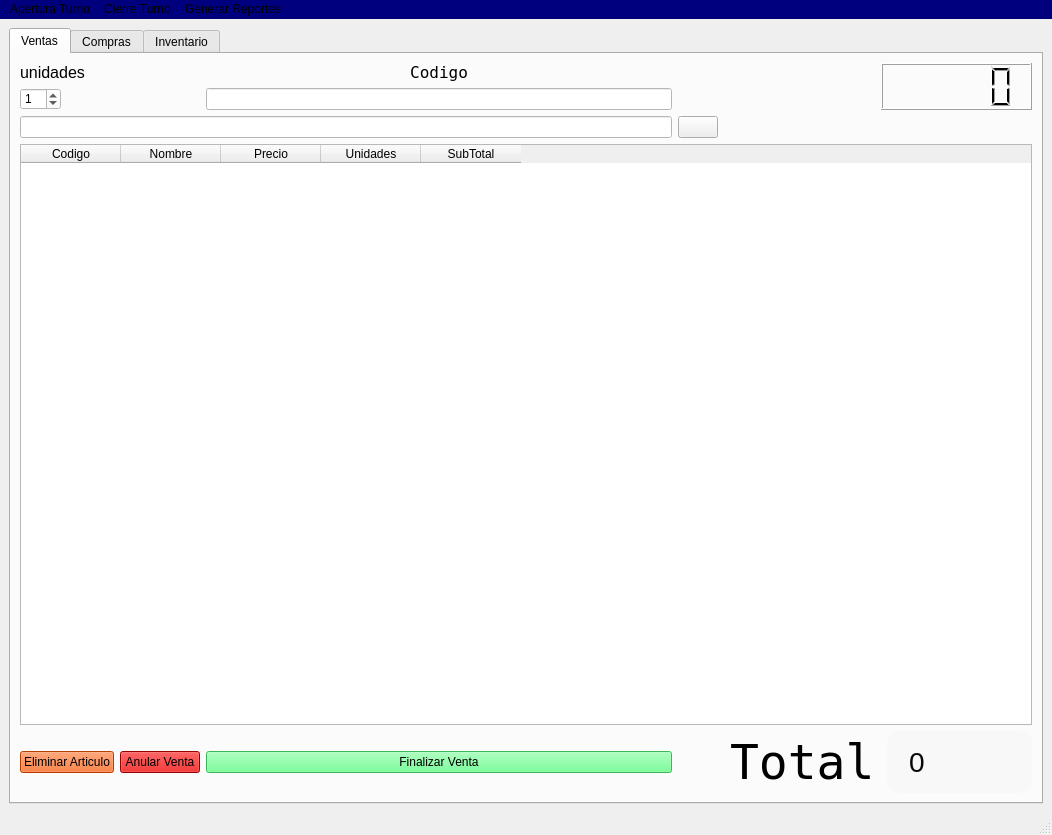
<?xml version="1.0" encoding="UTF-8"?>
<ui version="4.0">
 <class>MainWindow</class>
 <widget class="QMainWindow" name="MainWindow">
  <property name="geometry">
   <rect>
    <x>0</x>
    <y>0</y>
    <width>1052</width>
    <height>835</height>
   </rect>
  </property>
  <property name="windowTitle">
   <string>MainWindow</string>
  </property>
  <property name="styleSheet">
   <string notr="true"/>
  </property>
  <widget class="QWidget" name="centralwidget">
   <layout class="QGridLayout" name="gridLayout">
    <item row="0" column="0">
     <widget class="QTabWidget" name="principal">
      <property name="styleSheet">
       <string notr="true"/>
      </property>
      <property name="currentIndex">
       <number>0</number>
      </property>
      <property name="tabsClosable">
       <bool>false</bool>
      </property>
      <widget class="QWidget" name="ventas">
       <attribute name="title">
        <string>Ventas</string>
       </attribute>
       <layout class="QGridLayout" name="gridLayout_3" rowstretch="0,0,0,0,0,0,0,0" columnstretch="0,0,16,0,0,0,0,0">
        <item row="3" column="0" colspan="8">
         <widget class="QTableWidget" name="tableWidget">
          <property name="sizePolicy">
           <sizepolicy hsizetype="Preferred" vsizetype="Expanding">
            <horstretch>0</horstretch>
            <verstretch>0</verstretch>
           </sizepolicy>
          </property>
          <property name="styleSheet">
           <string notr="true"/>
          </property>
          <column>
           <property name="text">
            <string>Codigo</string>
           </property>
          </column>
          <column>
           <property name="text">
            <string>Nombre</string>
           </property>
          </column>
          <column>
           <property name="text">
            <string>Precio</string>
           </property>
          </column>
          <column>
           <property name="text">
            <string>Unidades</string>
           </property>
          </column>
          <column>
           <property name="text">
            <string>SubTotal</string>
           </property>
          </column>
         </widget>
        </item>
        <item row="1" column="0">
         <widget class="QSpinBox" name="spinBox">
          <property name="sizePolicy">
           <sizepolicy hsizetype="Fixed" vsizetype="Fixed">
            <horstretch>0</horstretch>
            <verstretch>0</verstretch>
           </sizepolicy>
          </property>
          <property name="styleSheet">
           <string notr="true">background-color: rgb(255, 255, 255);
color:black;</string>
          </property>
          <property name="value">
           <number>1</number>
          </property>
         </widget>
        </item>
        <item row="0" column="2">
         <widget class="QLabel" name="label_2">
          <property name="sizePolicy">
           <sizepolicy hsizetype="Preferred" vsizetype="Preferred">
            <horstretch>0</horstretch>
            <verstretch>0</verstretch>
           </sizepolicy>
          </property>
          <property name="font">
           <font>
            <family>Terminal</family>
            <pointsize>12</pointsize>
           </font>
          </property>
          <property name="autoFillBackground">
           <bool>false</bool>
          </property>
          <property name="styleSheet">
           <string notr="true"/>
          </property>
          <property name="text">
           <string>Codigo</string>
          </property>
          <property name="alignment">
           <set>Qt::AlignHCenter|Qt::AlignTop</set>
          </property>
         </widget>
        </item>
        <item row="1" column="2">
         <widget class="QLineEdit" name="codigo_barras">
          <property name="sizePolicy">
           <sizepolicy hsizetype="MinimumExpanding" vsizetype="Fixed">
            <horstretch>25</horstretch>
            <verstretch>0</verstretch>
           </sizepolicy>
          </property>
          <property name="styleSheet">
           <string notr="true">background-color: rgb(255, 255, 255);</string>
          </property>
         </widget>
        </item>
        <item row="7" column="1">
         <widget class="QPushButton" name="botonAnular">
          <property name="styleSheet">
           <string notr="true">background-color:rgb(211, 0, 0)</string>
          </property>
          <property name="text">
           <string>Anular Venta</string>
          </property>
         </widget>
        </item>
        <item row="7" column="2">
         <widget class="QPushButton" name="botonFinalizarVenta">
          <property name="styleSheet">
           <string notr="true">background-color: rgb(85, 255, 127)</string>
          </property>
          <property name="text">
           <string>Finalizar Venta</string>
          </property>
         </widget>
        </item>
        <item row="0" column="0">
         <widget class="QLabel" name="label">
          <property name="font">
           <font>
            <pointsize>12</pointsize>
           </font>
          </property>
          <property name="styleSheet">
           <string notr="true"/>
          </property>
          <property name="text">
           <string>unidades</string>
          </property>
         </widget>
        </item>
        <item row="0" column="6" rowspan="2" colspan="2">
         <widget class="QLCDNumber" name="lcdNumber">
          <property name="sizePolicy">
           <sizepolicy hsizetype="MinimumExpanding" vsizetype="MinimumExpanding">
            <horstretch>0</horstretch>
            <verstretch>0</verstretch>
           </sizepolicy>
          </property>
          <property name="styleSheet">
           <string notr="true"/>
          </property>
         </widget>
        </item>
        <item row="2" column="0" colspan="3">
         <widget class="QLineEdit" name="nombre_producto">
          <property name="styleSheet">
           <string notr="true">background-color: rgb(255, 255, 255);</string>
          </property>
         </widget>
        </item>
        <item row="2" column="3">
         <widget class="QPushButton" name="lupa">
          <property name="sizePolicy">
           <sizepolicy hsizetype="Fixed" vsizetype="Fixed">
            <horstretch>0</horstretch>
            <verstretch>0</verstretch>
           </sizepolicy>
          </property>
          <property name="baseSize">
           <size>
            <width>15</width>
            <height>15</height>
           </size>
          </property>
          <property name="text">
           <string/>
          </property>
         </widget>
        </item>
        <item row="7" column="0">
         <widget class="QPushButton" name="botonEliminarArticulo">
          <property name="styleSheet">
           <string notr="true">background-color:rgb(255, 85, 0)</string>
          </property>
          <property name="text">
           <string>Eliminar Articulo</string>
          </property>
         </widget>
        </item>
        <item row="7" column="5">
         <widget class="QLabel" name="label_3">
          <property name="font">
           <font>
            <family>Terminal</family>
            <pointsize>36</pointsize>
           </font>
          </property>
          <property name="styleSheet">
           <string notr="true"/>
          </property>
          <property name="text">
           <string>Total</string>
          </property>
         </widget>
        </item>
        <item row="7" column="7">
         <widget class="QLabel" name="total">
          <property name="sizePolicy">
           <sizepolicy hsizetype="Expanding" vsizetype="Maximum">
            <horstretch>5</horstretch>
            <verstretch>1</verstretch>
           </sizepolicy>
          </property>
          <property name="sizeIncrement">
           <size>
            <width>50</width>
            <height>15</height>
           </size>
          </property>
          <property name="baseSize">
           <size>
            <width>70</width>
            <height>15</height>
           </size>
          </property>
          <property name="font">
           <font>
            <pointsize>-1</pointsize>
           </font>
          </property>
          <property name="styleSheet">
           <string notr="true">background-color:rgb(248, 248, 248);
color:rgb(8, 8, 8);
 font-size: 28px;
padding:15px;
border-radius: 12px;</string>
          </property>
          <property name="text">
           <string>0</string>
          </property>
         </widget>
        </item>
       </layout>
      </widget>
      <widget class="QWidget" name="compras">
       <attribute name="title">
        <string>Compras</string>
       </attribute>
       <layout class="QGridLayout" name="gridLayout_4">
        <item row="0" column="0">
         <widget class="QGroupBox" name="groupBox">
          <property name="styleSheet">
           <string notr="true"/>
          </property>
          <property name="title">
           <string/>
          </property>
          <layout class="QGridLayout" name="gridLayout_2">
           <item row="8" column="0">
            <widget class="QLabel" name="label_13">
             <property name="styleSheet">
              <string notr="true"/>
             </property>
             <property name="text">
              <string>Año:</string>
             </property>
            </widget>
           </item>
           <item row="7" column="2">
            <widget class="QLineEdit" name="ingreso_paginas">
             <property name="styleSheet">
              <string notr="true"/>
             </property>
            </widget>
           </item>
           <item row="9" column="0">
            <widget class="QLabel" name="label_12">
             <property name="styleSheet">
              <string notr="true"/>
             </property>
             <property name="text">
              <string>autor:</string>
             </property>
            </widget>
           </item>
           <item row="1" column="0">
            <widget class="QRadioButton" name="rb_entradaLibro">
             <property name="styleSheet">
              <string notr="true"/>
             </property>
             <property name="text">
              <string>Entrada Libro</string>
             </property>
            </widget>
           </item>
           <item row="6" column="0">
            <widget class="QLabel" name="label_8">
             <property name="styleSheet">
              <string notr="true"/>
             </property>
             <property name="text">
              <string>Genero:</string>
             </property>
            </widget>
           </item>
           <item row="4" column="2">
            <widget class="QLineEdit" name="ingreso_precio">
             <property name="styleSheet">
              <string notr="true"/>
             </property>
            </widget>
           </item>
           <item row="0" column="2" colspan="2">
            <widget class="QRadioButton" name="rb_CrearProducto">
             <property name="styleSheet">
              <string notr="true"/>
             </property>
             <property name="text">
              <string>Crear Producto</string>
             </property>
            </widget>
           </item>
           <item row="9" column="2">
            <widget class="QLineEdit" name="ingreso_autor">
             <property name="styleSheet">
              <string notr="true"/>
             </property>
            </widget>
           </item>
           <item row="5" column="2">
            <widget class="QLineEdit" name="ingreso_cantidad">
             <property name="enabled">
              <bool>true</bool>
             </property>
             <property name="styleSheet">
              <string notr="true"/>
             </property>
            </widget>
           </item>
           <item row="5" column="0" colspan="2">
            <widget class="QLabel" name="label_7">
             <property name="enabled">
              <bool>true</bool>
             </property>
             <property name="styleSheet">
              <string notr="true"/>
             </property>
             <property name="text">
              <string>Cantidad de unidades:</string>
             </property>
            </widget>
           </item>
           <item row="8" column="2">
            <widget class="QLineEdit" name="ingreso_anio">
             <property name="styleSheet">
              <string notr="true"/>
             </property>
            </widget>
           </item>
           <item row="1" column="2">
            <widget class="QRadioButton" name="rb_entradaProducto">
             <property name="styleSheet">
              <string notr="true"/>
             </property>
             <property name="text">
              <string>Entrada Producto</string>
             </property>
            </widget>
           </item>
           <item row="6" column="2">
            <widget class="QLineEdit" name="ingreso_genero">
             <property name="styleSheet">
              <string notr="true"/>
             </property>
            </widget>
           </item>
           <item row="2" column="2">
            <widget class="QLineEdit" name="ingreso_codigo">
             <property name="styleSheet">
              <string notr="true"/>
             </property>
            </widget>
           </item>
           <item row="3" column="0">
            <widget class="QLabel" name="label_5">
             <property name="maximumSize">
              <size>
               <width>16777215</width>
               <height>16777215</height>
              </size>
             </property>
             <property name="styleSheet">
              <string notr="true"/>
             </property>
             <property name="text">
              <string>Nombre:</string>
             </property>
            </widget>
           </item>
           <item row="4" column="0">
            <widget class="QLabel" name="label_6">
             <property name="styleSheet">
              <string notr="true"/>
             </property>
             <property name="text">
              <string>Precio:</string>
             </property>
            </widget>
           </item>
           <item row="7" column="0">
            <widget class="QLabel" name="label_11">
             <property name="styleSheet">
              <string notr="true"/>
             </property>
             <property name="text">
              <string>paginas:</string>
             </property>
            </widget>
           </item>
           <item row="0" column="0" colspan="2">
            <widget class="QRadioButton" name="rb_crearLibro">
             <property name="styleSheet">
              <string notr="true"/>
             </property>
             <property name="text">
              <string>Crear Libro</string>
             </property>
            </widget>
           </item>
           <item row="3" column="2">
            <widget class="QLineEdit" name="ingreso_nombre">
             <property name="styleSheet">
              <string notr="true"/>
             </property>
            </widget>
           </item>
           <item row="2" column="0">
            <widget class="QLabel" name="label_4">
             <property name="styleSheet">
              <string notr="true"/>
             </property>
             <property name="text">
              <string>Codigo:</string>
             </property>
            </widget>
           </item>
           <item row="10" column="2">
            <widget class="QPushButton" name="botonGuardarCompras">
             <property name="styleSheet">
              <string notr="true">background-color:rgb(0, 170, 0);
color:snow;</string>
             </property>
             <property name="text">
              <string>Guardar</string>
             </property>
            </widget>
           </item>
          </layout>
         </widget>
        </item>
       </layout>
      </widget>
      <widget class="QWidget" name="container">
       <attribute name="title">
        <string>Inventario</string>
       </attribute>
       <layout class="QGridLayout" name="gridLayout_5">
        <item row="1" column="0" colspan="3">
         <widget class="QTableWidget" name="tablaLibros">
          <property name="styleSheet">
           <string notr="true"/>
          </property>
          <column>
           <property name="text">
            <string>Codigo</string>
           </property>
          </column>
          <column>
           <property name="text">
            <string>Nombre</string>
           </property>
          </column>
          <column>
           <property name="text">
            <string>Precio</string>
           </property>
          </column>
          <column>
           <property name="text">
            <string>Cantidad</string>
           </property>
          </column>
          <column>
           <property name="text">
            <string>Autor</string>
           </property>
          </column>
          <column>
           <property name="text">
            <string>Genero</string>
           </property>
          </column>
          <column>
           <property name="text">
            <string>Anio</string>
           </property>
          </column>
          <column>
           <property name="text">
            <string>Num. paginas</string>
           </property>
          </column>
         </widget>
        </item>
        <item row="5" column="0">
         <widget class="QPushButton" name="InventarioPBorrar">
          <property name="styleSheet">
           <string notr="true"/>
          </property>
          <property name="text">
           <string>Borrar</string>
          </property>
         </widget>
        </item>
        <item row="2" column="0">
         <widget class="QPushButton" name="InventarioLBorrar">
          <property name="styleSheet">
           <string notr="true"/>
          </property>
          <property name="text">
           <string>Borrar</string>
          </property>
         </widget>
        </item>
        <item row="0" column="0">
         <widget class="QLabel" name="label_9">
          <property name="text">
           <string>Libros</string>
          </property>
         </widget>
        </item>
        <item row="4" column="0" colspan="3">
         <widget class="QTableWidget" name="tablaProductos">
          <property name="styleSheet">
           <string notr="true"/>
          </property>
          <column>
           <property name="text">
            <string>Codigo</string>
           </property>
          </column>
          <column>
           <property name="text">
            <string>Nombre</string>
           </property>
          </column>
          <column>
           <property name="text">
            <string>Precio</string>
           </property>
          </column>
          <column>
           <property name="text">
            <string>Cantidad</string>
           </property>
          </column>
         </widget>
        </item>
        <item row="3" column="0">
         <widget class="QLabel" name="label_10">
          <property name="text">
           <string>Productos</string>
          </property>
         </widget>
        </item>
        <item row="2" column="2">
         <widget class="QPushButton" name="InventarioLEditar">
          <property name="styleSheet">
           <string notr="true"/>
          </property>
          <property name="text">
           <string>Editar</string>
          </property>
         </widget>
        </item>
        <item row="5" column="2">
         <widget class="QPushButton" name="InventarioPEditar">
          <property name="styleSheet">
           <string notr="true"/>
          </property>
          <property name="text">
           <string>Editar</string>
          </property>
         </widget>
        </item>
       </layout>
      </widget>
     </widget>
    </item>
   </layout>
  </widget>
  <widget class="QStatusBar" name="statusbar">
   <property name="enabled">
    <bool>true</bool>
   </property>
   <property name="autoFillBackground">
    <bool>false</bool>
   </property>
   <property name="sizeGripEnabled">
    <bool>true</bool>
   </property>
  </widget>
  <widget class="QMenuBar" name="menuBar">
   <property name="geometry">
    <rect>
     <x>0</x>
     <y>0</y>
     <width>1052</width>
     <height>22</height>
    </rect>
   </property>
   <property name="palette">
    <palette>
     <active>
      <colorrole role="WindowText">
       <brush brushstyle="SolidPattern">
        <color alpha="255">
         <red>0</red>
         <green>0</green>
         <blue>0</blue>
        </color>
       </brush>
      </colorrole>
      <colorrole role="Button">
       <brush brushstyle="SolidPattern">
        <color alpha="255">
         <red>0</red>
         <green>0</green>
         <blue>127</blue>
        </color>
       </brush>
      </colorrole>
      <colorrole role="Light">
       <brush brushstyle="SolidPattern">
        <color alpha="255">
         <red>255</red>
         <green>255</green>
         <blue>255</blue>
        </color>
       </brush>
      </colorrole>
      <colorrole role="Midlight">
       <brush brushstyle="SolidPattern">
        <color alpha="255">
         <red>255</red>
         <green>255</green>
         <blue>255</blue>
        </color>
       </brush>
      </colorrole>
      <colorrole role="Dark">
       <brush brushstyle="SolidPattern">
        <color alpha="255">
         <red>127</red>
         <green>127</green>
         <blue>127</blue>
        </color>
       </brush>
      </colorrole>
      <colorrole role="Mid">
       <brush brushstyle="SolidPattern">
        <color alpha="255">
         <red>170</red>
         <green>170</green>
         <blue>170</blue>
        </color>
       </brush>
      </colorrole>
      <colorrole role="Text">
       <brush brushstyle="SolidPattern">
        <color alpha="255">
         <red>0</red>
         <green>0</green>
         <blue>0</blue>
        </color>
       </brush>
      </colorrole>
      <colorrole role="BrightText">
       <brush brushstyle="SolidPattern">
        <color alpha="255">
         <red>255</red>
         <green>255</green>
         <blue>255</blue>
        </color>
       </brush>
      </colorrole>
      <colorrole role="ButtonText">
       <brush brushstyle="SolidPattern">
        <color alpha="255">
         <red>0</red>
         <green>0</green>
         <blue>0</blue>
        </color>
       </brush>
      </colorrole>
      <colorrole role="Base">
       <brush brushstyle="SolidPattern">
        <color alpha="255">
         <red>0</red>
         <green>0</green>
         <blue>127</blue>
        </color>
       </brush>
      </colorrole>
      <colorrole role="Window">
       <brush brushstyle="SolidPattern">
        <color alpha="255">
         <red>0</red>
         <green>0</green>
         <blue>127</blue>
        </color>
       </brush>
      </colorrole>
      <colorrole role="Shadow">
       <brush brushstyle="SolidPattern">
        <color alpha="255">
         <red>0</red>
         <green>0</green>
         <blue>0</blue>
        </color>
       </brush>
      </colorrole>
      <colorrole role="AlternateBase">
       <brush brushstyle="SolidPattern">
        <color alpha="255">
         <red>255</red>
         <green>255</green>
         <blue>255</blue>
        </color>
       </brush>
      </colorrole>
      <colorrole role="ToolTipBase">
       <brush brushstyle="SolidPattern">
        <color alpha="255">
         <red>255</red>
         <green>255</green>
         <blue>220</blue>
        </color>
       </brush>
      </colorrole>
      <colorrole role="ToolTipText">
       <brush brushstyle="SolidPattern">
        <color alpha="255">
         <red>0</red>
         <green>0</green>
         <blue>0</blue>
        </color>
       </brush>
      </colorrole>
      <colorrole role="PlaceholderText">
       <brush brushstyle="SolidPattern">
        <color alpha="127">
         <red>0</red>
         <green>0</green>
         <blue>0</blue>
        </color>
       </brush>
      </colorrole>
     </active>
     <inactive>
      <colorrole role="WindowText">
       <brush brushstyle="SolidPattern">
        <color alpha="255">
         <red>0</red>
         <green>0</green>
         <blue>0</blue>
        </color>
       </brush>
      </colorrole>
      <colorrole role="Button">
       <brush brushstyle="SolidPattern">
        <color alpha="255">
         <red>0</red>
         <green>0</green>
         <blue>127</blue>
        </color>
       </brush>
      </colorrole>
      <colorrole role="Light">
       <brush brushstyle="SolidPattern">
        <color alpha="255">
         <red>255</red>
         <green>255</green>
         <blue>255</blue>
        </color>
       </brush>
      </colorrole>
      <colorrole role="Midlight">
       <brush brushstyle="SolidPattern">
        <color alpha="255">
         <red>255</red>
         <green>255</green>
         <blue>255</blue>
        </color>
       </brush>
      </colorrole>
      <colorrole role="Dark">
       <brush brushstyle="SolidPattern">
        <color alpha="255">
         <red>127</red>
         <green>127</green>
         <blue>127</blue>
        </color>
       </brush>
      </colorrole>
      <colorrole role="Mid">
       <brush brushstyle="SolidPattern">
        <color alpha="255">
         <red>170</red>
         <green>170</green>
         <blue>170</blue>
        </color>
       </brush>
      </colorrole>
      <colorrole role="Text">
       <brush brushstyle="SolidPattern">
        <color alpha="255">
         <red>0</red>
         <green>0</green>
         <blue>0</blue>
        </color>
       </brush>
      </colorrole>
      <colorrole role="BrightText">
       <brush brushstyle="SolidPattern">
        <color alpha="255">
         <red>255</red>
         <green>255</green>
         <blue>255</blue>
        </color>
       </brush>
      </colorrole>
      <colorrole role="ButtonText">
       <brush brushstyle="SolidPattern">
        <color alpha="255">
         <red>0</red>
         <green>0</green>
         <blue>0</blue>
        </color>
       </brush>
      </colorrole>
      <colorrole role="Base">
       <brush brushstyle="SolidPattern">
        <color alpha="255">
         <red>0</red>
         <green>0</green>
         <blue>127</blue>
        </color>
       </brush>
      </colorrole>
      <colorrole role="Window">
       <brush brushstyle="SolidPattern">
        <color alpha="255">
         <red>0</red>
         <green>0</green>
         <blue>127</blue>
        </color>
       </brush>
      </colorrole>
      <colorrole role="Shadow">
       <brush brushstyle="SolidPattern">
        <color alpha="255">
         <red>0</red>
         <green>0</green>
         <blue>0</blue>
        </color>
       </brush>
      </colorrole>
      <colorrole role="AlternateBase">
       <brush brushstyle="SolidPattern">
        <color alpha="255">
         <red>255</red>
         <green>255</green>
         <blue>255</blue>
        </color>
       </brush>
      </colorrole>
      <colorrole role="ToolTipBase">
       <brush brushstyle="SolidPattern">
        <color alpha="255">
         <red>255</red>
         <green>255</green>
         <blue>220</blue>
        </color>
       </brush>
      </colorrole>
      <colorrole role="ToolTipText">
       <brush brushstyle="SolidPattern">
        <color alpha="255">
         <red>0</red>
         <green>0</green>
         <blue>0</blue>
        </color>
       </brush>
      </colorrole>
      <colorrole role="PlaceholderText">
       <brush brushstyle="SolidPattern">
        <color alpha="127">
         <red>0</red>
         <green>0</green>
         <blue>0</blue>
        </color>
       </brush>
      </colorrole>
     </inactive>
     <disabled>
      <colorrole role="WindowText">
       <brush brushstyle="SolidPattern">
        <color alpha="255">
         <red>127</red>
         <green>127</green>
         <blue>127</blue>
        </color>
       </brush>
      </colorrole>
      <colorrole role="Button">
       <brush brushstyle="SolidPattern">
        <color alpha="255">
         <red>0</red>
         <green>0</green>
         <blue>127</blue>
        </color>
       </brush>
      </colorrole>
      <colorrole role="Light">
       <brush brushstyle="SolidPattern">
        <color alpha="255">
         <red>255</red>
         <green>255</green>
         <blue>255</blue>
        </color>
       </brush>
      </colorrole>
      <colorrole role="Midlight">
       <brush brushstyle="SolidPattern">
        <color alpha="255">
         <red>255</red>
         <green>255</green>
         <blue>255</blue>
        </color>
       </brush>
      </colorrole>
      <colorrole role="Dark">
       <brush brushstyle="SolidPattern">
        <color alpha="255">
         <red>127</red>
         <green>127</green>
         <blue>127</blue>
        </color>
       </brush>
      </colorrole>
      <colorrole role="Mid">
       <brush brushstyle="SolidPattern">
        <color alpha="255">
         <red>170</red>
         <green>170</green>
         <blue>170</blue>
        </color>
       </brush>
      </colorrole>
      <colorrole role="Text">
       <brush brushstyle="SolidPattern">
        <color alpha="255">
         <red>127</red>
         <green>127</green>
         <blue>127</blue>
        </color>
       </brush>
      </colorrole>
      <colorrole role="BrightText">
       <brush brushstyle="SolidPattern">
        <color alpha="255">
         <red>255</red>
         <green>255</green>
         <blue>255</blue>
        </color>
       </brush>
      </colorrole>
      <colorrole role="ButtonText">
       <brush brushstyle="SolidPattern">
        <color alpha="255">
         <red>127</red>
         <green>127</green>
         <blue>127</blue>
        </color>
       </brush>
      </colorrole>
      <colorrole role="Base">
       <brush brushstyle="SolidPattern">
        <color alpha="255">
         <red>0</red>
         <green>0</green>
         <blue>127</blue>
        </color>
       </brush>
      </colorrole>
      <colorrole role="Window">
       <brush brushstyle="SolidPattern">
        <color alpha="255">
         <red>0</red>
         <green>0</green>
         <blue>127</blue>
        </color>
       </brush>
      </colorrole>
      <colorrole role="Shadow">
       <brush brushstyle="SolidPattern">
        <color alpha="255">
         <red>0</red>
         <green>0</green>
         <blue>0</blue>
        </color>
       </brush>
      </colorrole>
      <colorrole role="AlternateBase">
       <brush brushstyle="SolidPattern">
        <color alpha="255">
         <red>255</red>
         <green>255</green>
         <blue>255</blue>
        </color>
       </brush>
      </colorrole>
      <colorrole role="ToolTipBase">
       <brush brushstyle="SolidPattern">
        <color alpha="255">
         <red>255</red>
         <green>255</green>
         <blue>220</blue>
        </color>
       </brush>
      </colorrole>
      <colorrole role="ToolTipText">
       <brush brushstyle="SolidPattern">
        <color alpha="255">
         <red>0</red>
         <green>0</green>
         <blue>0</blue>
        </color>
       </brush>
      </colorrole>
      <colorrole role="PlaceholderText">
       <brush brushstyle="SolidPattern">
        <color alpha="127">
         <red>127</red>
         <green>127</green>
         <blue>127</blue>
        </color>
       </brush>
      </colorrole>
     </disabled>
    </palette>
   </property>
   <property name="autoFillBackground">
    <bool>false</bool>
   </property>
   <widget class="QMenu" name="menuAoertyra_Tyrbo">
    <property name="title">
     <string>Apertura Turno</string>
    </property>
    <addaction name="abrirTurno"/>
   </widget>
   <widget class="QMenu" name="menuCierre_Turno">
    <property name="title">
     <string>Cierre Turno</string>
    </property>
    <addaction name="botonCierreCaja"/>
    <addaction name="botonRendicionCaja"/>
   </widget>
   <widget class="QMenu" name="menuGenerar_Reportes">
    <property name="title">
     <string>Generar Reportes</string>
    </property>
    <addaction name="reporte_Ventas"/>
   </widget>
   <addaction name="menuAoertyra_Tyrbo"/>
   <addaction name="menuCierre_Turno"/>
   <addaction name="menuGenerar_Reportes"/>
  </widget>
  <action name="abrirTurno">
   <property name="text">
    <string>Abrir Turno </string>
   </property>
  </action>
  <action name="botonCierreCaja">
   <property name="text">
    <string>Cerrar Turno</string>
   </property>
  </action>
  <action name="botonRendicionCaja">
   <property name="text">
    <string>Rendicion de caja</string>
   </property>
  </action>
  <action name="reporte_Ventas">
   <property name="text">
    <string>Reporte Ventas</string>
   </property>
  </action>
 </widget>
 <resources/>
 <connections/>
</ui>
